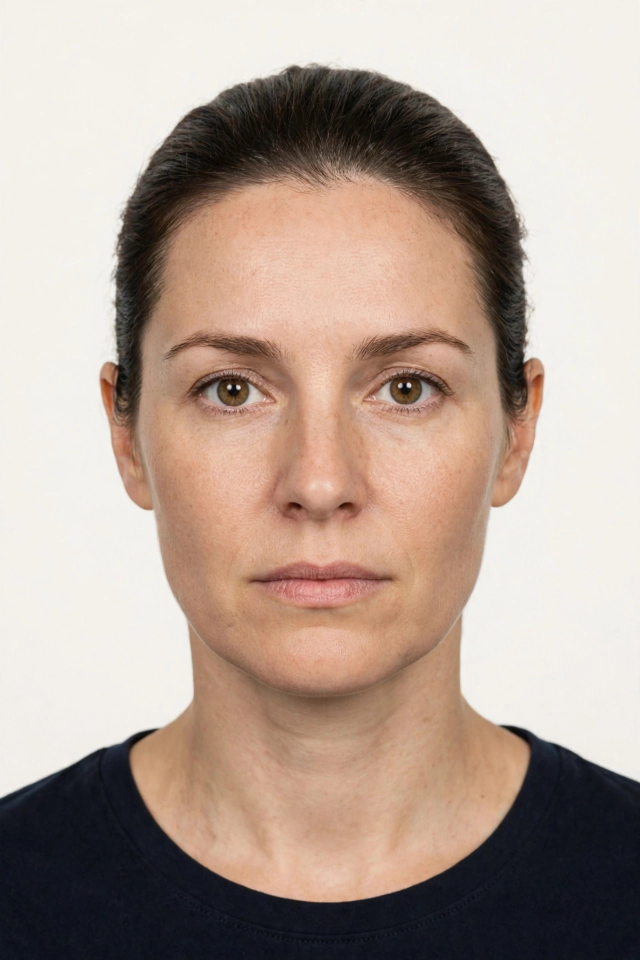
#> input picture portrait.jpg, 1280 x 1920 px (shown at 1/2 size)
$ python -i main.py   (imports and definitions only)
#> lines starting #> are read from the running program, lines starting #| are printed output that depends on the picture
#> further down, picture is the input picture: PIL image 1280x1920 RGB; mean R, G, B 178.9, 160.9, 149.5
#!/usr/bin/env python3
"""Render an open passport spread for the invented Republic of Ostravia.

Deterministic: no randomness, no network. Writes one image (1024x768)
to $MAKEFUN_OUTPUT_DIR/entry.png (default /output/entry.png). If the PNG
would exceed 1,048,576 bytes, JPEG bytes are written to the same path
(the gate accepts PNG or JPEG content).
"""

import datetime
import math
import os
import sys

HERE = os.path.dirname(os.path.abspath(__file__))

# The grader's bare python:3.13 image has no Pillow and no fonts, so both
# ship inside deps.zip next to this file and are extracted to the temp
# dir on first run (the grader gives the entry a writable /tmp).
import tempfile
import zipfile

_DEPS_DIR = os.path.join(tempfile.gettempdir(), "ostravia-deps")
# [3 lines not run here, left out]
sys.path.insert(0, os.path.join(_DEPS_DIR, "vendor"))

from PIL import Image, ImageDraw, ImageFilter, ImageFont

W, H = 1024, 768
PAGE = W // 2  # each page is 512 wide

FONT_DIR = os.path.join(_DEPS_DIR, "fonts")
SERIF = os.path.join(FONT_DIR, "DejaVuSerif.ttf")
SERIF_B = os.path.join(FONT_DIR, "DejaVuSerif-Bold.ttf")
SANS = os.path.join(FONT_DIR, "DejaVuSans.ttf")
SANS_B = os.path.join(FONT_DIR, "DejaVuSans-Bold.ttf")
MONO = os.path.join(FONT_DIR, "DejaVuSansMono.ttf")
MONO_B = os.path.join(FONT_DIR, "DejaVuSansMono-Bold.ttf")

_font_cache = {}


def F(path, size):
    key = (path, size)
    if key not in _font_cache:
        _font_cache[key] = ImageFont.truetype(path, size)
    return _font_cache[key]


# ---------------------------------------------------------------- document data
COUNTRY_EN = "REPUBLIC OF OSTRAVIA"
COUNTRY_OS = "REPUBLIKA OSTRAVIJA"
CODE = "OVR"

HOLDER = {
    "surname": "MERAVIK",
    "given": "ILONA",
    "nationality": "OSTRAVIAN",
    "dob": datetime.date(1989, 3, 14),
    "sex": "F",
    "pob": "VELIGRAD",
    "docno": "OV4182073",
    "issue": datetime.date(2021, 6, 3),
    "expiry": datetime.date(2031, 6, 3),
    "authority": "MINISTRY OF THE INTERIOR \u2014 VELIGRAD",
}

MONTHS = ["JAN", "FEB", "MAR", "APR", "MAY", "JUN",
          "JUL", "AUG", "SEP", "OCT", "NOV", "DEC"]


def fmt_date(d):
    return "%02d %s %04d" % (d.day, MONTHS[d.month - 1], d.year)


# Border stamps: (country, border post, kind, date, ink, shape)
INK_BLUE = (32, 62, 138)
INK_RED = (168, 42, 42)
INK_BLACK = (38, 38, 38)
D = datetime.date
STAMPS = [
    ("OSTRAVIA", "VELIGRAD RAIL", "EXIT",  D(2022, 10, 14), INK_BLUE, "rect"),
    ("KHARADIA", "MERAN BRIDGE",  "ENTRY", D(2022, 10, 14), INK_RED, "round"),
    ("KHARADIA", "MERAN BRIDGE",  "EXIT",  D(2022, 10, 21), INK_RED, "round"),
    ("OSTRAVIA", "VELIGRAD RAIL", "ENTRY", D(2022, 10, 21), INK_BLUE, "rect"),
    ("OSTRAVIA", "VESS JUNCTION", "EXIT",  D(2024, 5, 9),   INK_BLUE, "rect"),
    ("LUTHENIA", "VESS JUNCTION", "ENTRY", D(2024, 5, 9),   INK_BLACK, "oval"),
    ("LUTHENIA", "VESS JUNCTION", "EXIT",  D(2024, 5, 16),  INK_BLACK, "oval"),
    ("OSTRAVIA", "VESS JUNCTION", "ENTRY", D(2024, 5, 16),  INK_BLUE, "rect"),
    ("OSTRAVIA", "VELIGRAD RAIL", "EXIT",  D(2025, 9, 5),   INK_BLUE, "rect"),
    ("KHARADIA", "MERAN BRIDGE",  "ENTRY", D(2025, 9, 5),   INK_RED, "round"),
    ("KHARADIA", "MERAN BRIDGE",  "EXIT",  D(2025, 9, 12),  INK_RED, "round"),
    ("OSTRAVIA", "VELIGRAD RAIL", "ENTRY", D(2025, 9, 12),  INK_BLUE, "rect"),
]
# [2 lines not run here, left out]

VISA_ISSUE = D(2022, 9, 28)
# [1 line not run here, left out]

# ---------------------------------------------------------------- colours
PAPER = (246, 242, 230)
PAPER_DARK = (232, 226, 208)
NAVY = (24, 44, 88)
INK = (28, 28, 30)
LABEL = (92, 96, 106)
RULE = (120, 124, 130)
GUIL1 = (233, 235, 226)
GUIL2 = (229, 233, 241)
MICRO = (178, 182, 170)


# ---------------------------------------------------------------- helpers
# [7 lines left out: function draw_spaced, not called in this run]


def text_w(dr, text, font):
    return dr.textlength(text, font=font)


def spaced_w(dr, text, font, spacing=2):
    return sum(dr.textlength(c, font=font) for c in text) + spacing * (len(text) - 1)


# ---------------------------------------------------------------- background
# [105 lines left out: functions background, crest, load_portrait, icao_cd, mrz_lines, not called in this run]


# ---------------------------------------------------------------- stamps
def make_stamp(country, post, kind, date, ink, shape):
    w, h, pad = 196, 76, 14
    layer = Image.new("RGBA", (w + 2 * pad, h + 2 * pad), (0, 0, 0, 0))
    dr = ImageDraw.Draw(layer)
    box = [pad, pad, pad + w, pad + h]
    a = 205
    col = ink + (a,)
    if shape == "rect":
        dr.rectangle(box, outline=col, width=3)
        dr.rectangle([box[0] + 5, box[1] + 5, box[2] - 5, box[3] - 5],
                     outline=col, width=1)
    elif shape == "round":
        dr.rounded_rectangle(box, radius=14, outline=col, width=3)
        dr.rounded_rectangle([box[0] + 5, box[1] + 5, box[2] - 5, box[3] - 5],
                             radius=10, outline=col, width=1)
    else:  # oval
        dr.ellipse(box, outline=col, width=3)
        dr.ellipse([box[0] + 5, box[1] + 5, box[2] - 5, box[3] - 5],
                   outline=col, width=1)
    cx = pad + w / 2
    f1, f2, f3 = F(SANS_B, 14), F(SANS, 10), F(SANS_B, 13)
    dr.text((cx, pad + 8), country, font=f1, fill=col, anchor="ma")
    dr.text((cx, pad + 29), post, font=f2, fill=col, anchor="ma")
    dr.text((cx, pad + 47), "%s \u00b7 %s" % (fmt_date(date), kind),
            font=f3, fill=col, anchor="ma")
    return layer.filter(ImageFilter.GaussianBlur(0.4))


def paste_rot(base, layer, cx, cy, angle):
    rot = layer.rotate(angle, resample=Image.BICUBIC, expand=False)
    base.paste(rot, (int(cx - rot.width / 2), int(cy - rot.height / 2)), rot)


# ---------------------------------------------------------------- left page
def field(dr, x, y, label_os, label_en, value, vw=None, bold=True, vsize=13):
    dr.text((x, y), "%s / %s" % (label_os, label_en), font=F(SANS, 8), fill=LABEL)
    dr.text((x, y + 11), value, font=F(SANS_B if bold else SANS, vsize), fill=INK)


# [66 lines left out: function left_page, not called in this run]


# ---------------------------------------------------------------- right page
def right_page(img):
    dr = ImageDraw.Draw(img)
    x0 = PAGE + 36
    cx = PAGE + PAGE // 2
    f = F(SERIF_B, 17)
    dr.text((cx, 36), "VISAS \u2014 VIZE", font=f, fill=NAVY, anchor="ma")
    dr.text((988, 34), "4", font=F(SANS_B, 13), fill=NAVY, anchor="ra")
    dr.line([(x0, 72), (988, 72)], fill=NAVY, width=2)
    dr.line([(x0, 76), (988, 76)], fill=RULE, width=1)
    dr.text((cx, 84), "Border stamps and visas \u00b7 Mejni \u017eigi in vize",
            font=F(SANS, 9), fill=LABEL, anchor="ma")

    # --- Kharadian visa sticker (the telling detail) ---
    sx, sy, sw, sh = PAGE + 44, 108, 316, 118
    sticker = Image.new("RGB", (sw, sh), (238, 240, 226))
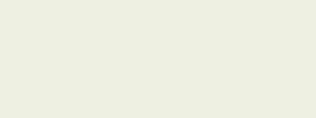
#> sticker: PIL image 316x118 RGB; mean R, G, B 238, 240, 226
    sd = ImageDraw.Draw(sticker)
    sd.rectangle([0, 0, sw - 1, sh - 1], outline=(120, 128, 110), width=2)
    sd.rectangle([4, 4, sw - 5, sh - 5], outline=(170, 176, 158), width=1)
    sd.text((14, 10), "KHARADIA", font=F(SERIF_B, 15), fill=(96, 30, 30))
    sd.text((sw - 14, 8), "VISA", font=F(SERIF_B, 17), fill=(96, 30, 30), anchor="ra")
    sd.line([(12, 36), (sw - 12, 36)], fill=(150, 90, 90), width=1)
    sd.text((14, 44), "SINGLE ENTRY \u00b7 30 DAYS", font=F(SANS_B, 11), fill=INK)
    sd.text((14, 62), "VALID FOR ENTRY BY ROAD OR RAIL ONLY",
            font=F(SANS_B, 10), fill=(150, 32, 32))
    sd.text((14, 82), "No K-2022-04817 \u00b7 Issued at VELIGRAD, %s" % fmt_date(VISA_ISSUE),
            font=F(SANS, 9), fill=(70, 70, 70))
    sd.text((14, 97), "MERAVIK ILONA \u00b7 Passport %s" % HOLDER["docno"],
            font=F(SANS, 9), fill=(70, 70, 70))
    img.paste(sticker, (sx, sy))
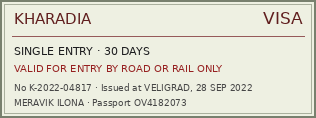
#> sticker: PIL image 316x118 RGB; mean R, G, B 222, 221.7, 208.3
    dr = ImageDraw.Draw(img)

    # round fee stamp overlapping the sticker's lower-right corner
    fee = Image.new("RGBA", (120, 120), (0, 0, 0, 0))
#> fee: PIL image 120x120 RGBA; every value is 0
    fd = ImageDraw.Draw(fee)
    col = (104, 52, 128, 215)
    fd.ellipse([6, 6, 114, 114], outline=col, width=3)
    fd.ellipse([12, 12, 108, 108], outline=col, width=1)
    fd.text((60, 34), "FEE PAID", font=F(SANS_B, 13), fill=col, anchor="ma")
    fd.text((60, 54), "40 OK", font=F(SANS_B, 15), fill=col, anchor="ma")
    fd.text((60, 78), fmt_date(VISA_ISSUE), font=F(SANS, 8), fill=col, anchor="ma")
    fee = fee.filter(ImageFilter.GaussianBlur(0.4))
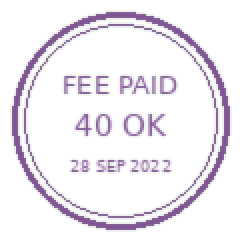
#> fee: PIL image 120x120 RGBA (shown 2 times larger); mean R, G, B, A 14, 7, 17.2, 24.5; transparent parts drawn white
    paste_rot(img, fee, sx + sw - 6, sy + sh + 2, -11)
#> in paste_rot, `rot = layer.rotate(angle, resample=Image.BICUBIC, expand=False)`:
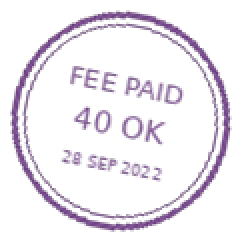
#> rot: PIL image 120x120 RGBA (shown 2 times larger); mean R, G, B, A 16, 7.9, 20, 25.3; transparent parts drawn white

    # --- border stamps, chronological, two loose columns ---
    angles = [-4.5, 2, -1.5, 5, -6, 1.5, -3.5, 3, -1, 5.5, -2.5, 1]
    jx = [0, 7, -6, 4, -8, 5, 1, -4, 7, -6, 3, -3]
    jy = [0, -3, 4, 0, -4, 3, 5, -2, 0, 4, -3, 2]
    for i, (country, post, kind, date, ink, shape) in enumerate(STAMPS):
        col_i = i % 2
        row_i = i // 2
        cx_s = PAGE + 150 + col_i * 224 + jx[i]
        cy_s = 292 + row_i * 80 + jy[i]
        layer = make_stamp(country, post, kind, date, ink, shape)
        paste_rot(img, layer, cx_s, cy_s, angles[i])
#> this loop made 12 passes
#> pass 1, in right_page, `layer = make_stamp(country, post, kind, date, ink, shape)`:
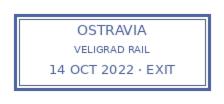
#> layer: PIL image 224x104 RGBA; mean R, G, B, A 4.5, 8.8, 19.5, 24.4; transparent parts drawn white
#> pass 1, in paste_rot (call 2), `rot = layer.rotate(angle, resample=Image.BICUBIC, expand=False)`:
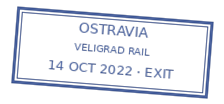
#> rot: PIL image 224x104 RGBA; mean R, G, B, A 4.9, 9.9, 22.9, 25.2; transparent parts drawn white
#> after the loop:
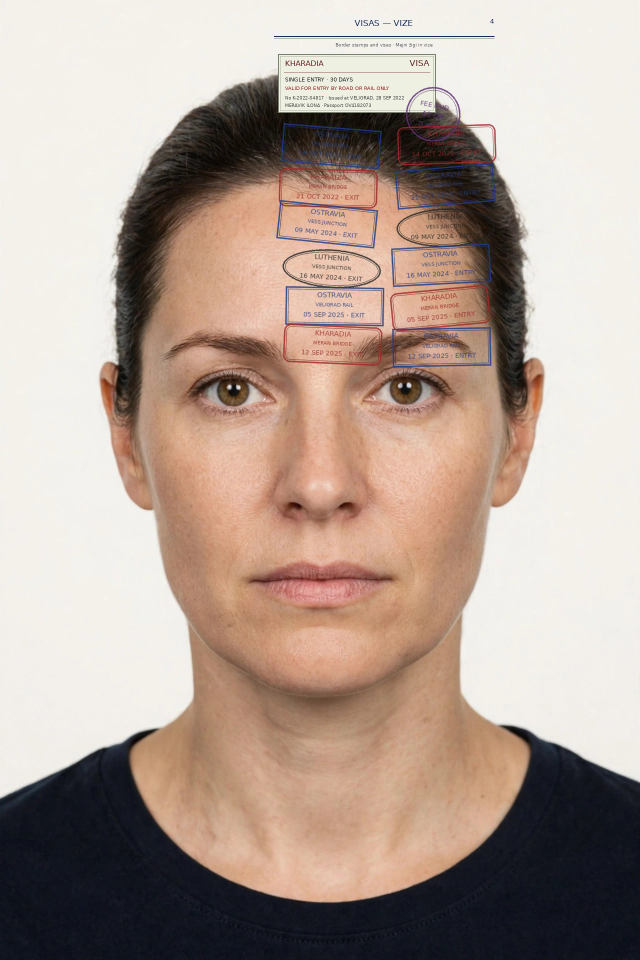
#> img: PIL image 1280x1920 RGB (shown at 1/2 size); mean R, G, B 179.1, 161.3, 150.5


# ---------------------------------------------------------------- main
# [17 lines left out: functions render, main, not called in this run]


# [2 lines not run here, left out]

>>> from PIL import Image
>>> picture = Image.open('portrait.jpg')
>>> result = right_page(picture)
